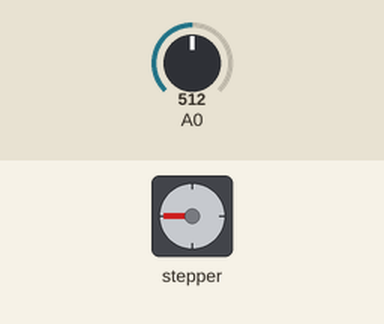
This sketch was run on a simulated Arduino Uno, built with avr-gcc and run on an emulated ATmega328P. On the bench: stepper motor. Inputs (shaded band) come from the test bench; at power-on: A0 = 512. Stepper angles assume 200 steps per turn.

Above: at 1.2 s.
1.3 s: A0 set to 716
At 1.69 s:
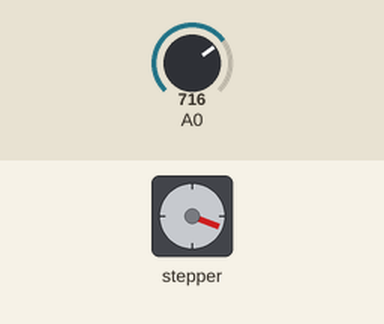
4.3 s: A0 set to 900
At 4.71 s:
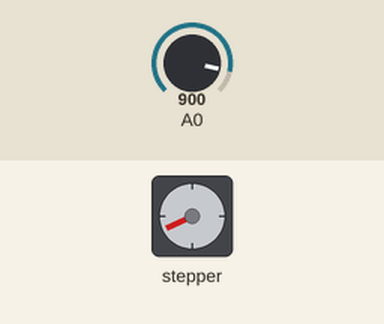
7.3 s: A0 set to 1023
At 7.73 s:
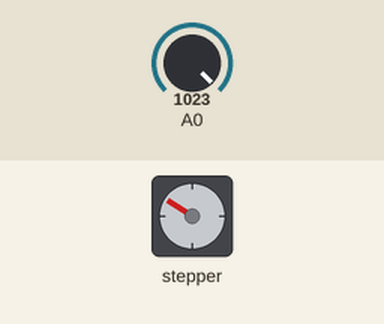
Timing chart, 0 to 19.3 s (numbered marks = the images above; inputs shaded):
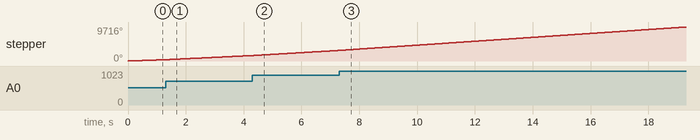

The sketch:

three-motor-bender.ino
```cpp
/* Stepper Motor Control - speed control
 *
 * This program drives a unipolar or bipolar stepper motor.
 * The motor is attached to digital pins 8 - 11 of the Arduino.
 * A potentiometer is connected to analog input 0.
 *
 * The motor will rotate in a clockwise direction. The higher the potentiometer value,
 * the faster the motor speed. Because setSpeed() sets the delay between steps,
 * you may notice the motor is less responsive to changes in the sensor value at
 * low speeds.
 *
 * Created 30 Nov. 2009
 * Modified 28 Oct 2010
 * by Tom Igoe
 */

#include <Arduino.h>
#include <Stepper.h>

const int stepsPerRevolution = 200;  // change this to fit the number of steps per revolution
// for your motor


// initialize the stepper library on pins 8 through 11:
Stepper myStepper(stepsPerRevolution, 8, 9, 10, 11);

int stepCount = 0;  // number of steps the motor has taken

void setup() {
  // nothing to do inside the setup
}

void loop() {
  // read the sensor value:
  int sensorReading = analogRead(A0);
  // map it to a range from 0 to 100:
  int motorSpeed = map(sensorReading, 0, 1023, 0, 100);
  // set the motor speed:
  if (motorSpeed > 0) {
    myStepper.setSpeed(motorSpeed);
    // step 1/100 of a revolution:
    myStepper.step(stepsPerRevolution / 100);
  }
}
```
